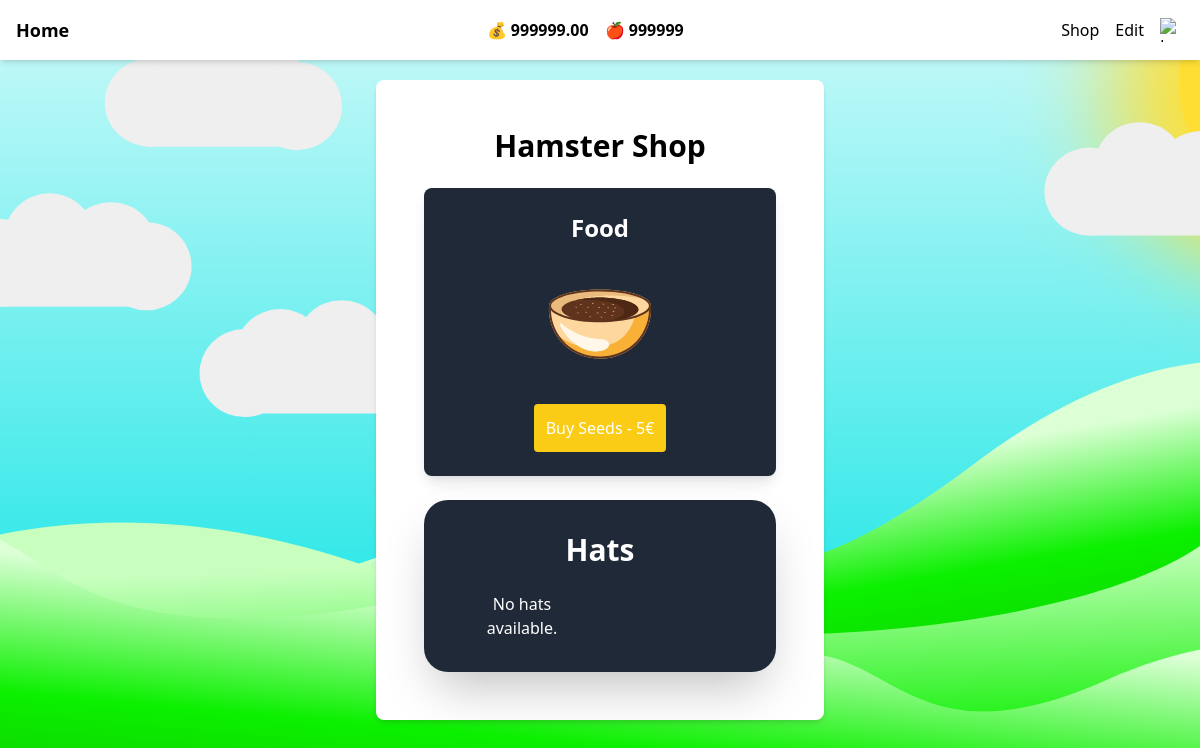
Page /shop.php (signed in) on the earlier database version.
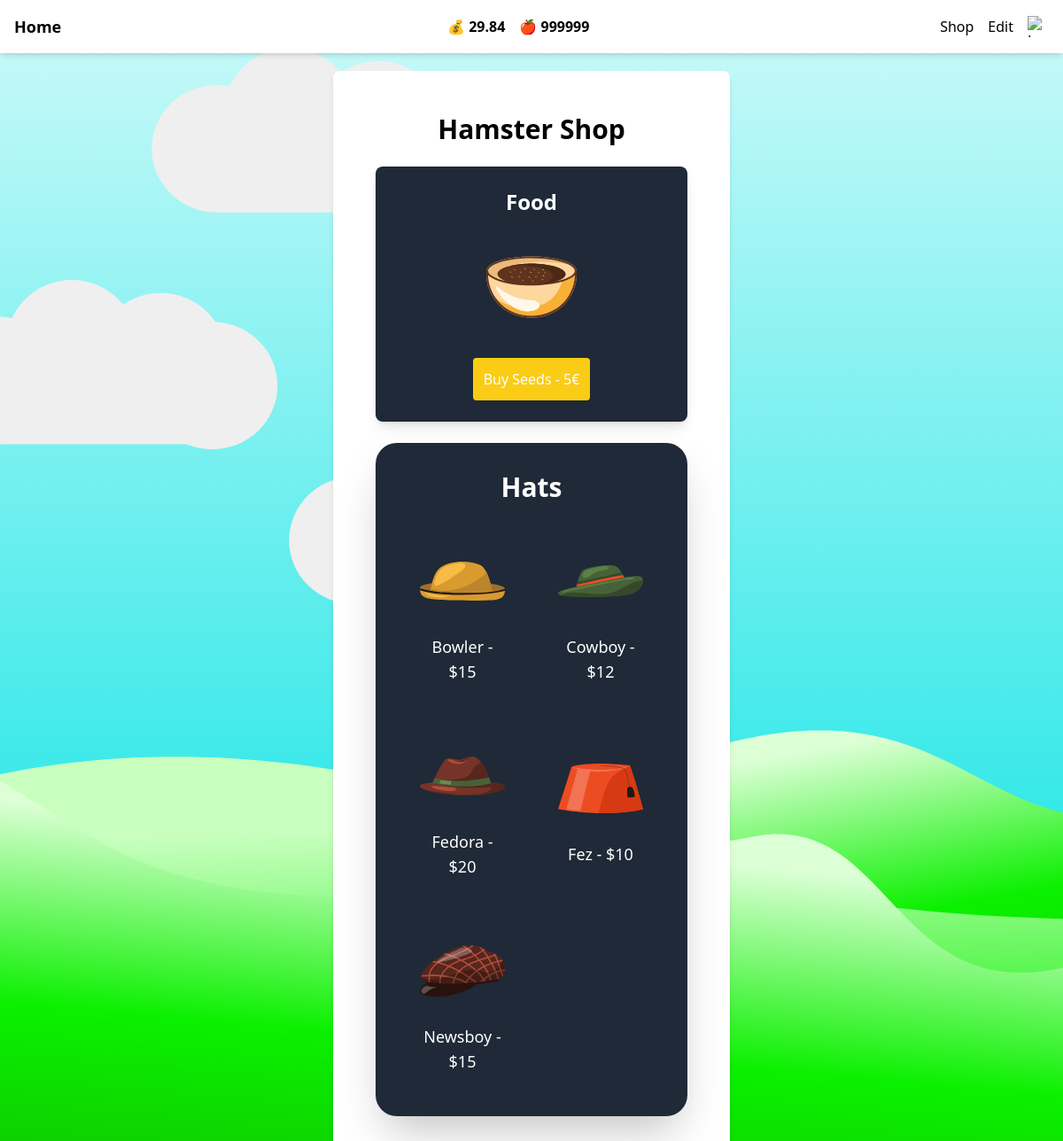
Same page on the later database version.
### tables this page shows
CREATE TABLE `game` (
  `user_ID` int(255) NOT NULL,
  `money` decimal(10,2) DEFAULT NULL,
  `food` int(255) NOT NULL
);

CREATE TABLE `hats` (
  `hat_id` int(11) NOT NULL,
  `hat_name` varchar(255) NOT NULL,
  `price` int(11) NOT NULL,
  `image_url` varchar(255) NOT NULL
);

### api/get_currency.php (called while the page is built)
<?php
$result = $conn->query("SELECT money, food FROM game WHERE user_id = '$user_ID'");
$userData = $result->fetch_assoc();
$money = $userData['money'] ?? 0;
$food = $userData['food'] ?? 0;

### shop.php (the view, shortened to what this page needs)
<!DOCTYPE html>
<html lang="en">
<head>
    <script src="https://cdn.tailwindcss.com"></script>
</head>
<?php
require "config.php";
$user_ID = $conn->real_escape_string($_COOKIE['user_ID']);
require "./api/get_currency.php";
?>
<body class="bg-gray-100 min-h-screen flex flex-col items-center bg-[url(./assets/svg/bg.svg)] bg-cover">
    <?php include './assets/site/header.php'; ?>
    <main class="w-full max-w-md bg-white p-6 rounded-lg shadow-md mt-20 text-center">
        <div class="container mx-auto p-6">
            <h1 class="text-3xl font-bold text-center mb-6">Hamster Shop</h1>
            <div class="grid grid-cols-1 gap-6">
                <div class="bg-gray-800 text-white p-6 rounded-lg shadow-lg flex flex-col items-center">
                    <h2 class="text-2xl font-bold mb-4">Food</h2>
                    <img src="./assets/svg/food.svg" class="w-32 h-32 object-contain" alt="Food">
                    <button class="food-item bg-yellow-400 p-3 mt-4 rounded" data-item="seeds" data-price="5">Buy Seeds
                        - 5€</button>
                </div>
                <div class="bg-gray-800 text-white p-8 rounded-3xl shadow-2xl">
                    <h2 class="text-3xl font-extrabold mb-6 text-center">Hats</h2>
                    <div class="grid grid-cols-2 gap-6">
                        <?php
                        $query = "SELECT hat_id, hat_name, price, image_url
          FROM hats
          WHERE hat_id NOT IN (SELECT hat_id FROM user_hats WHERE user_id = '$user_ID')";
                        $result = $conn->query($query);
                        if ($result->num_rows > 0) {
                            while ($row = $result->fetch_assoc()) {
                                echo '<button class="hat-item p-4 rounded-lg transform transition-all duration-300 hover:scale-105 hover:bg-gray-700 hover:shadow-xl" data-item="' . $row['hat_name'] . '" data-price="' . $row['price'] . '">
                <img src="' . $row['image_url'] . '" class="w-24 h-24 object-contain mx-auto mb-3" alt="' . $row['hat_name'] . '">
                <p class="text-center text-lg">' . $row['hat_name'] . ' - $' . $row['price'] . '</p>
              </button>';
                            }
                        } else {
                            echo "No hats available.";
                        }
                        ?>
                    </div>
                </div>
            </div>
        </div>
    </main>
</body>
</html>

### assets/site/header.php
<header class="z-[999] w-full flex items-center justify-between p-4 bg-white shadow-md fixed">
    <a href="./index.php" class="text-lg font-semibold hover:text-blue-500">Home</a>
    <div class="flex items-center space-x-4 ml-10">
        <span class="font-bold">💰 <?php echo $money; ?></span>
        <span class="font-bold">🍎 <?php echo $food; ?></span>
    </div>
    <div id="hContainer" class="flex space-x-4 items-center">
        <a href="./shop.php" class="hover:text-blue-500">Shop</a>
        <a href="./edit.php" class="hover:text-blue-500">Edit</a>
        <a href="logout.php">
            <img src="./assets/svg/logout.svg" alt="Logout" class="w-6 h-6 hover:opacity-75">
        </a>
    </div>
</header>

Differences in the rows shown:
changed game: money "999999.00" → "29.84"
added hats: image_url (picture), hat_name "Bowler", price "15"
added hats: image_url (picture), hat_name "Cowboy", price "12"
added hats: image_url (picture), hat_name "Fedora", price "20"
added hats: image_url (picture), hat_name "Fez", price "10"
added hats: image_url (picture), hat_name "Newsboy", price "15"
Other differences:
text no longer shown: "No hats available."
